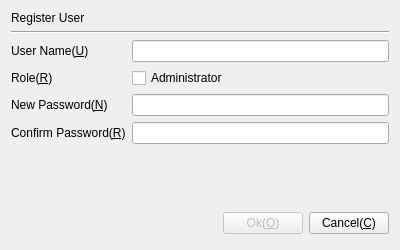
<?xml version="1.0" encoding="UTF-8"?>
<ui version="4.0">
 <class>RegisterDlg</class>
 <widget class="QDialog" name="RegisterDlg">
  <property name="geometry">
   <rect>
    <x>0</x>
    <y>0</y>
    <width>400</width>
    <height>250</height>
   </rect>
  </property>
  <property name="windowTitle">
   <string>User Manage</string>
  </property>
  <property name="windowIcon">
   <iconset resource="../resouce.qrc">
    <normaloff>:/images/app.svg</normaloff>:/images/app.svg</iconset>
  </property>
  <property name="sizeGripEnabled">
   <bool>false</bool>
  </property>
  <property name="modal">
   <bool>true</bool>
  </property>
  <layout class="QVBoxLayout" name="verticalLayout">
   <item>
    <widget class="QLabel" name="titlelabel">
     <property name="text">
      <string>Register User</string>
     </property>
    </widget>
   </item>
   <item>
    <widget class="Line" name="line">
     <property name="orientation">
      <enum>Qt::Horizontal</enum>
     </property>
    </widget>
   </item>
   <item>
    <layout class="QFormLayout" name="formLayout">
     <item row="0" column="0">
      <widget class="QLabel" name="usernamelabel">
       <property name="text">
        <string>User Name(&amp;U)  </string>
       </property>
       <property name="buddy">
        <cstring>username</cstring>
       </property>
      </widget>
     </item>
     <item row="0" column="1">
      <widget class="QLineEdit" name="username"/>
     </item>
     <item row="1" column="1">
      <widget class="QCheckBox" name="isadmin">
       <property name="text">
        <string>Administrator</string>
       </property>
      </widget>
     </item>
     <item row="2" column="0">
      <widget class="QLabel" name="pwdlabel">
       <property name="text">
        <string>New Password(&amp;N)  </string>
       </property>
       <property name="buddy">
        <cstring>pwd</cstring>
       </property>
      </widget>
     </item>
     <item row="2" column="1">
      <widget class="QLineEdit" name="pwd">
       <property name="echoMode">
        <enum>QLineEdit::Password</enum>
       </property>
      </widget>
     </item>
     <item row="3" column="0">
      <widget class="QLabel" name="repeatlabel">
       <property name="text">
        <string>Confirm Password(&amp;R)</string>
       </property>
       <property name="buddy">
        <cstring>confirmpwd</cstring>
       </property>
      </widget>
     </item>
     <item row="3" column="1">
      <widget class="QLineEdit" name="confirmpwd">
       <property name="echoMode">
        <enum>QLineEdit::Password</enum>
       </property>
      </widget>
     </item>
     <item row="1" column="0">
      <widget class="QLabel" name="usernamelabel_2">
       <property name="text">
        <string>Role(&amp;R)</string>
       </property>
       <property name="buddy">
        <cstring>isadmin</cstring>
       </property>
      </widget>
     </item>
    </layout>
   </item>
   <item>
    <spacer name="verticalSpacer">
     <property name="orientation">
      <enum>Qt::Vertical</enum>
     </property>
     <property name="sizeHint" stdset="0">
      <size>
       <width>20</width>
       <height>40</height>
      </size>
     </property>
    </spacer>
   </item>
   <item>
    <layout class="QHBoxLayout" name="horizontalLayout_3">
     <property name="spacing">
      <number>6</number>
     </property>
     <property name="leftMargin">
      <number>0</number>
     </property>
     <property name="topMargin">
      <number>0</number>
     </property>
     <property name="rightMargin">
      <number>0</number>
     </property>
     <property name="bottomMargin">
      <number>0</number>
     </property>
     <item>
      <spacer name="hroizontallSpacer">
       <property name="orientation">
        <enum>Qt::Horizontal</enum>
       </property>
       <property name="sizeHint" stdset="0">
        <size>
         <width>131</width>
         <height>31</height>
        </size>
       </property>
      </spacer>
     </item>
     <item>
      <widget class="QPushButton" name="okButton">
       <property name="enabled">
        <bool>false</bool>
       </property>
       <property name="text">
        <string>Ok(&amp;O)</string>
       </property>
      </widget>
     </item>
     <item>
      <widget class="QPushButton" name="cancelButton">
       <property name="text">
        <string>Cancel(&amp;C)</string>
       </property>
      </widget>
     </item>
    </layout>
   </item>
  </layout>
 </widget>
 <tabstops>
  <tabstop>username</tabstop>
  <tabstop>isadmin</tabstop>
  <tabstop>pwd</tabstop>
  <tabstop>confirmpwd</tabstop>
  <tabstop>okButton</tabstop>
  <tabstop>cancelButton</tabstop>
 </tabstops>
 <resources>
  <include location="../resouce.qrc"/>
 </resources>
 <connections>
  <connection>
   <sender>okButton</sender>
   <signal>clicked()</signal>
   <receiver>RegisterDlg</receiver>
   <slot>accept()</slot>
   <hints>
    <hint type="sourcelabel">
     <x>288</x>
     <y>235</y>
    </hint>
    <hint type="destinationlabel">
     <x>96</x>
     <y>249</y>
    </hint>
   </hints>
  </connection>
  <connection>
   <sender>cancelButton</sender>
   <signal>clicked()</signal>
   <receiver>RegisterDlg</receiver>
   <slot>reject()</slot>
   <hints>
    <hint type="sourcelabel">
     <x>387</x>
     <y>235</y>
    </hint>
    <hint type="destinationlabel">
     <x>179</x>
     <y>249</y>
    </hint>
   </hints>
  </connection>
 </connections>
</ui>
